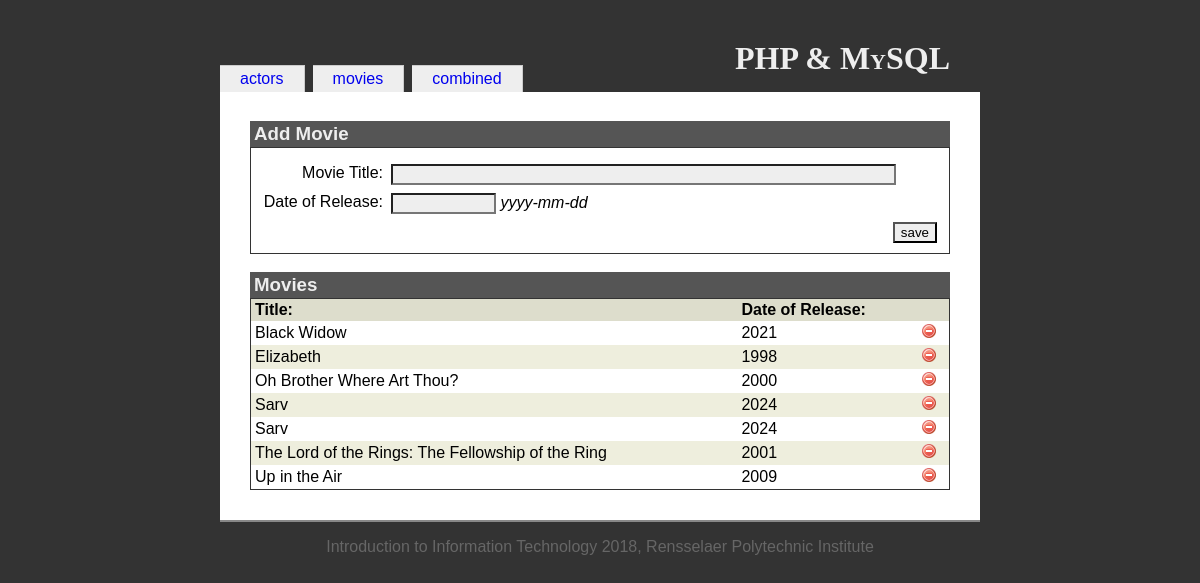
Page /inclassexample/movies.php on the committed database.
### tables this page shows
CREATE TABLE `movies` (
  `movieid` int(10) UNSIGNED NOT NULL,
  `title` varchar(100) NOT NULL,
  `year` char(4) DEFAULT NULL
);

### inclassexample/movies.php (the view, shortened to what this page needs)
<?php
include('./includes/init.inc.php');
include('./includes/functions.inc.php');
?>
<?php
include('includes/head.inc.php');
?>
<h1>PHP &amp; MySQL</h1>
<?php include('includes/menubody.inc.php'); ?>
<?php
$dbOk = false;
@$db = new mysqli('localhost', 'root', 'Sarvesh_2003', 'iit');
if ($db->connect_error) {
   echo '<div class="messages">Could not connect to the database. Error: ';
   echo $db->connect_errno . ' - ' . $db->connect_error . '</div>';
} else {
   $dbOk = true;
}
$havePost = isset($_POST["save"]);
$errors = '';
?>
<h3>Add Movie</h3>
<form id="addForm" name="addForm" action="movies.php" method="post" onsubmit="return validate(this);">
   <fieldset>
      <div class="formData">
         <label class="field" for="firstNames">Movie Title:</label>
         <div class="value"><input type="text" size="60" value="<?php if ($havePost && $errors != '') {
                                                                     echo $firstNames;
                                                                  } ?>" name="firstNames" id="firstNames" /></div>
         <label class="field" for="dob">Date of Release:</label>
         <div class="value"><input type="text" size="10" maxlength="10" value="<?php if ($havePost && $errors != '') {
                                                                                    echo $dob;
                                                                                 } ?>" name="dob" id="dob" /> <em>yyyy-mm-dd</em></div>
         <input type="submit" value="save" id="save" name="save" />
      </div>
   </fieldset>
</form>
<h3>Movies</h3>
<table id="actorTable">
   <?php
   if ($dbOk) {
      $query = 'select * from movies order by title';
      $result = $db->query($query);
      $numRecords = $result->num_rows;
      echo '<tr><th>Title:</th><th>Date of Release:</th><th></th></tr>';
      for ($i = 0; $i < $numRecords; $i++) {
         $record = $result->fetch_assoc();
         if ($i % 2 == 0) {
            echo "\n" . '<tr id="actor-' . $record['movieid'] . '"><td>';
         } else {
            echo "\n" . '<tr class="odd" id="actor-' . $record['movieid'] . '"><td>';
         }
         echo htmlspecialchars($record['title']);
         echo '</td><td>';
         echo htmlspecialchars($record['year']);
         echo '</td><td>';
         echo '<img src="resources/delete.png" class="deleteActor" width="16" height="16" alt="delete actor"/>';
         echo '</td></tr>';
      }
   }
   ?>
</table>
<?php include('includes/foot.inc.php');
?>

### inclassexample/resources/iit.css (style rules this page uses)
body { font-family: Georgia, Arial, Helvetica, sans-serif; color: black; background-color: #333; margin: 0; padding: 0; }
h1 { position: relative; top: 20px; text-align: right; margin: 20px 30px 0 0; font-family: Palatino, Times New Roman, Times, serif; font-variant: small-caps; }
fieldset { clear: both; margin: 0; padding-top: 1em; border: 1px solid #333; }
.field { width: 120px; margin: 0 0.5em 0.5em 0; float: left; clear: left; text-align: right; }
.value { margin: 0 0 0.5em 0; }
input { background-color: #eee; color: black; }
#save { float: right; }
h3 { margin: 1em 0 0 0; background-color: #555; color: #eee; padding: 2px 4px; }
table { margin: 0; }
th { text-align: left; padding-right: 1em; }
td { padding-right: 1em; }
#actorTable { width: 100%; border-spacing: 0; border: 1px solid #333; }
#actorTable th { background-color: #ddc; padding: 2px 4px; }
#actorTable td { padding: 2px 4px; }
#actorTable tr.odd td { background-color: #eed; color: black; }
.deleteActor { cursor: pointer; }

### rows in the picture
movies: title "Black Widow", year "2021"
movies: title "Elizabeth", year "1998"
movies: title "Oh Brother Where Art Thou?", year "2000"
movies: title "Sarv", year "2024"
movies: title "Sarv", year "2024"
movies: title "The Lord of the Rings: The Fellowship of the Ring", year "2001"
movies: title "Up in the Air", year "2009"

### other values in the picture
$value "actors"
$value "movies"
$value "combined"
